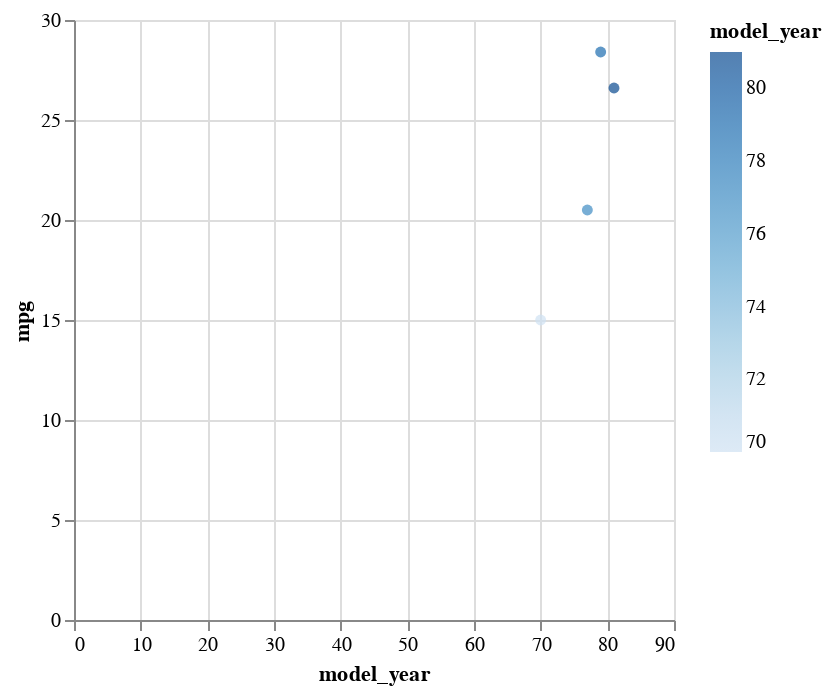

Write notebook code for a chart like this one.
### Markdown cell above
Here is the basic chart that shows up.  We will make it look better by making some changes.

### Code cell
alt.Chart(df_sub).mark_circle().encode(
    x="model_year",
    color="model_year",
    y="mpg"
)

### Figure 1 — Vega-Lite specification as saved in the notebook (floating-point values rounded to 4 significant figures)
{"config": {"view": {"continuousWidth": 300, "continuousHeight": 300}}, "data": {"name": "data-7ffbcbecac7f7ca6a3511d1629ed0214"}, "mark": {"type": "circle"}, "encoding": {"color": {"field": "model_year", "type": "quantitative"}, "x": {"field": "model_year", "type": "quantitative"}, "y": {"field": "mpg", "type": "quantitative"}}, "$schema": "https://vega.github.io/schema/vega-lite/v5.6.1.json", "datasets": {"data-7ffbcbecac7f7ca6a3511d1629ed0214": [{"mpg": 15.0, "cylinders": 8, "displacement": 350.0, "horsepower": 165.0, "weight": 3693, "acceleration": 11.5, "model_year": 70, "origin": "usa", "name": "buick skylark 320"}, {"mpg": 20.5, "cylinders": 6, "displacement": 231.0, "horsepower": 105.0, "weight": 3425, "acceleration": 16.9, "model_year": 77, "origin": "usa", "name": "buick skylark"}, {"mpg": 28.4, "cylinders": 4, "displacement": 151.0, "horsepower": 90.0, "weight": 2670, "acceleration": 16.0, "model_year": 79, "origin": "usa", "name": "buick skylark limited"}, {"mpg": 26.6, "cylinders": 4, "displacement": 151.0, "horsepower": 84.0, "weight": 2635, "acceleration": 16.4, "model_year": 81, "origin": "usa", "name": "buick skylark"}]}}
